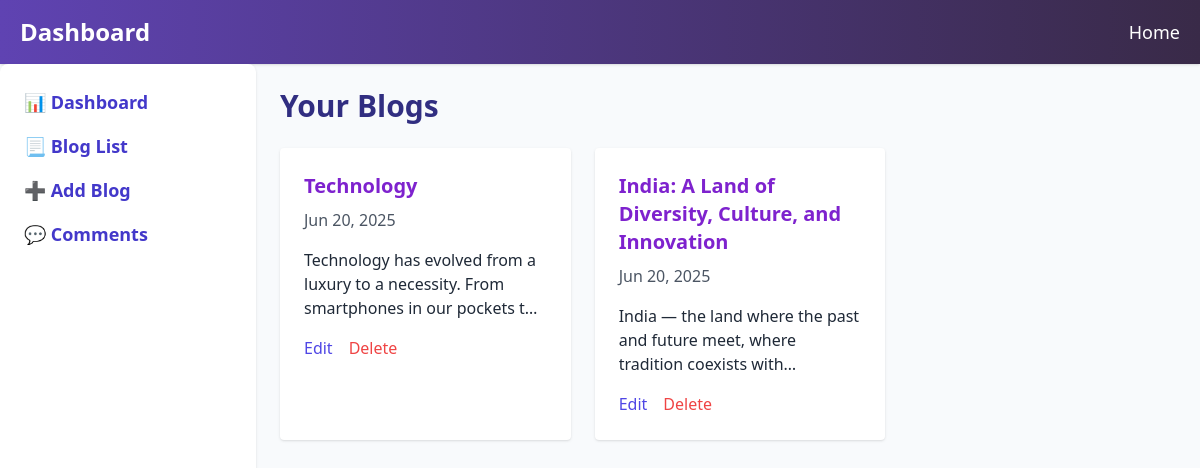
Before: /dashboard/ (signed in) with the older database file.
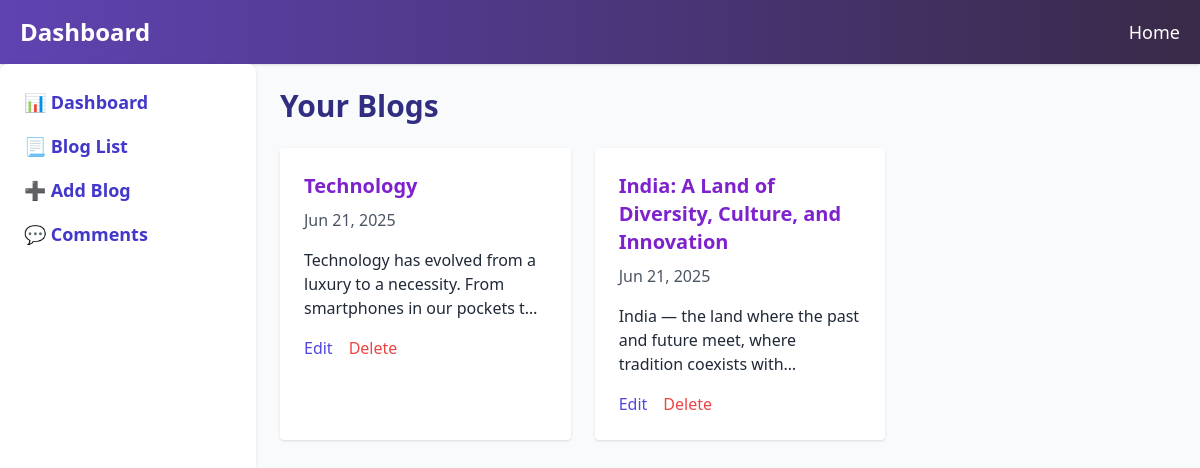
After: the same page with the newer database file.
### blog_app/models.py (models this page shows, shortened)
class Blog(models.Model):
    CATEGORIES = [
        ('Technology', 'Technology'),
        ('Lifestyle', 'Lifestyle'),
        ('Education', 'Education'),
        ('Health & Wellness', 'Health & Wellness'),
        ('Business & Finance', 'Business & Finance'),
        ('Travel & Culture', 'Travel & Culture'),
        ('Entertainment', 'Entertainment'),
        ('Personal Growth', 'Personal Growth'),
    ]
    title = models.CharField(max_length=100)
    content=models.TextField()
    created_on=models.DateField(auto_now_add=True)
    category=models.CharField(max_length=100)
    author = models.ForeignKey(User, on_delete=models.CASCADE)

### blog_app/views.py (the view)
# urls.py: path('dashboard/', views.dashboard , name='dashboard'),
@login_required(login_url='login')
def dashboard(request):
    blogs = Blog.objects.filter(author=request.user)
    return render(request, 'blogapp/dashboard.html', {'blogs':blogs})

### blog_app/templates/blogapp/dashboard.html (shortened to what this page needs)
<!DOCTYPE html>
<html lang="en">
<head>
  <script src="https://cdn.tailwindcss.com"></script>
</head>
<body class="bg-slate-50 text-gray-800 font-sans">
   {% include 'blogapp/includes/navbar.html' %}
  <div class="max-w-7xl  flex max-[470px]:flex-col gap-6">
    {% include  'blogapp/includes/sidebar.html' %}
    <section class="flex-1">
      <h2 class="text-3xl font-bold text-indigo-900 pt-6 mb-6">Your Blogs</h2>
      <div class="grid md:grid-cols-2 lg:grid-cols-3 gap-6">
        {% for blog in blogs %}
        <div class="bg-white p-6 rounded shadow hover:shadow-lg transition duration-300">
          <h3 class="text-xl font-semibold text-purple-700 mb-2">{{ blog.title }}</h3>
          <p class="text-gray-600 mb-4">{{ blog.created_on|date:"M d, Y" }}</p>
          <p class="mb-4 line-clamp-3">{{blog.content}}</p>
          <div class="flex gap-4">
            <a href="{% url 'edit' blog.pk %}" class="text-indigo-600 hover:underline">Edit</a>
            <a href="{% url 'delete' blog.pk %}" class="text-red-500 hover:underline">Delete</a>
          </div>
        </div>
        {% endfor %}
      </div>
    </section>
  </div>
</body>
</html>

Changed rows visible on the page:
changed Blog "Technology": created_on "Jun 20, 2025" → "Jun 21, 2025"
changed Blog "India: A Land of Diversity, Culture, and Innovation": created_on "Jun 20, 2025" → "Jun 21, 2025"
